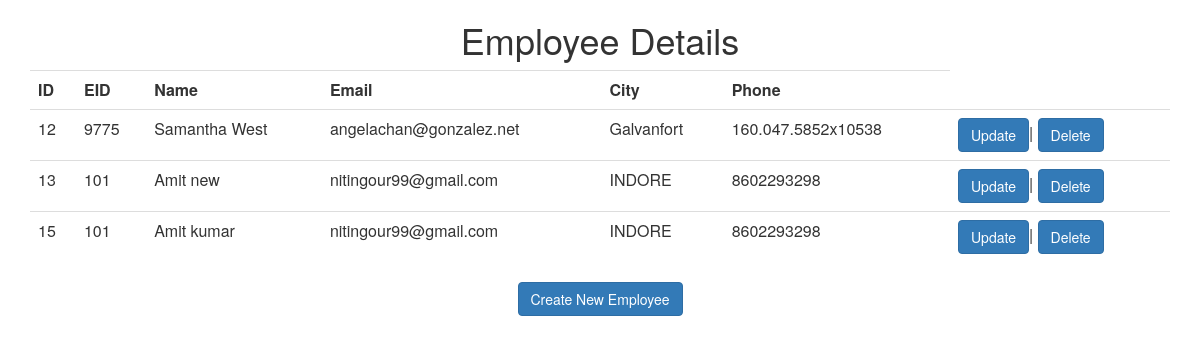
The page / on the database its author committed.
### CrudApp/models.py (models this page shows)
class Employee(models.Model):
    eid=models.IntegerField()
    ename=models.CharField(max_length=30)
    emailid=models.EmailField()
    city=models.CharField(max_length=30)
    phone=models.CharField(max_length=30)

### CrudApp/views.py (the view)
# urls.py: path('', views.homeview),
def homeview(request):
    employees=Employee.objects.all()
    return render(request,'CrudApp/home.html',{'employees':employees})

### templates/CrudApp/home.html (shortened to what this page needs)
{% extends 'CrudApp/base.html'%}
{%block parent%}
<div class="container" align="center">
  <h1>Employee Details</h1>
<table class="table">
  <tr><th>ID</th><th>EID</th><th>Name</th><th>Email</th><th>City</th><th>Phone</th></tr>
     {%for emp in employees %}
      <tr>
         <td>{{emp.id}}</td>
           <td>{{emp.eid}}</td>
            <td>{{emp.ename}}</td>
             <td>{{emp.emailid}}</td>
              <td>{{emp.city}}</td>
               <td>{{emp.phone}}</td>
               <td><a href="updateemp/{{emp.id}}" class="btn btn-primary">Update </a>| <a href="deleteemp/{{emp.id}}" onclick="return confirm('Are you sure??')"  class="btn btn-primary">Delete </a></td>
      </tr>
     {%endfor%}
</table>
<a href="addemp" class="btn btn-primary">Create New Employee</a>
</div>
{%endblock%}

### templates/CrudApp/base.html (shortened to what this page needs)
<html>
<head>
<link rel="stylesheet" href="https://maxcdn.bootstrapcdn.com/bootstrap/3.3.7/css/bootstrap.min.css">
</head>
<body>
{%block parent%}
{%endblock%}
</body>
</html>

### rows shown on the page
Employee: id "12", eid "9775", ename "Samantha West", emailid "angelachan@gonzalez.net", city "Galvanfort", phone "160.047.5852x10538"
Employee: id "13", eid "101", ename "Amit new", emailid "nitingour99@gmail.com", city "INDORE", phone "8602293298"
Employee: id "15", eid "101", ename "Amit kumar", emailid "nitingour99@gmail.com", city "INDORE", phone "8602293298"
